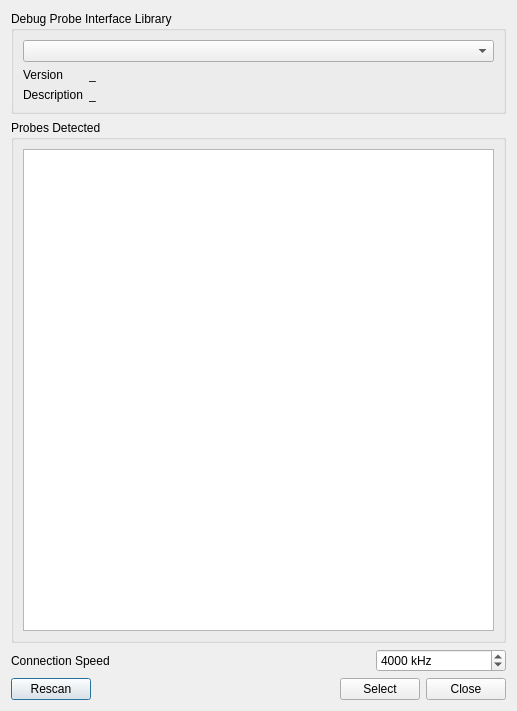
<?xml version="1.0" encoding="UTF-8"?>
<ui version="4.0">
 <class>SelectProbeDialog</class>
 <widget class="QDialog" name="SelectProbeDialog">
  <property name="geometry">
   <rect>
    <x>0</x>
    <y>0</y>
    <width>517</width>
    <height>711</height>
   </rect>
  </property>
  <property name="windowTitle">
   <string>Select Debug Probe</string>
  </property>
  <layout class="QVBoxLayout" name="verticalLayout_2">
   <item>
    <widget class="QGroupBox" name="groupBox">
     <property name="title">
      <string>Debug Probe Interface Library</string>
     </property>
     <layout class="QVBoxLayout" name="verticalLayout">
      <item>
       <widget class="QComboBox" name="cmbProbeLib">
        <property name="sizePolicy">
         <sizepolicy hsizetype="MinimumExpanding" vsizetype="Fixed">
          <horstretch>0</horstretch>
          <verstretch>0</verstretch>
         </sizepolicy>
        </property>
       </widget>
      </item>
      <item>
       <layout class="QFormLayout" name="layFrmProbeLibInfo">
        <item row="0" column="0">
         <widget class="QLabel" name="label">
          <property name="text">
           <string>Version</string>
          </property>
         </widget>
        </item>
        <item row="0" column="1">
         <widget class="QLabel" name="lblVersion">
          <property name="text">
           <string notr="true">_</string>
          </property>
         </widget>
        </item>
        <item row="1" column="0">
         <widget class="QLabel" name="label_3">
          <property name="text">
           <string>Description</string>
          </property>
         </widget>
        </item>
        <item row="1" column="1">
         <widget class="QLabel" name="lblDesc">
          <property name="text">
           <string notr="true">_</string>
          </property>
         </widget>
        </item>
       </layout>
      </item>
     </layout>
    </widget>
   </item>
   <item>
    <widget class="QGroupBox" name="groupBox_2">
     <property name="title">
      <string>Probes Detected</string>
     </property>
     <layout class="QVBoxLayout" name="verticalLayout_3">
      <item>
       <widget class="QListWidget" name="listProbes"/>
      </item>
     </layout>
    </widget>
   </item>
   <item>
    <layout class="QHBoxLayout" name="horizontalLayout_2">
     <item>
      <widget class="QLabel" name="label_2">
       <property name="text">
        <string>Connection Speed</string>
       </property>
      </widget>
     </item>
     <item>
      <widget class="QSpinBox" name="spinConnSpeed">
       <property name="maximumSize">
        <size>
         <width>130</width>
         <height>16777215</height>
        </size>
       </property>
       <property name="suffix">
        <string> kHz</string>
       </property>
       <property name="maximum">
        <number>999999</number>
       </property>
       <property name="singleStep">
        <number>1000</number>
       </property>
       <property name="value">
        <number>4000</number>
       </property>
      </widget>
     </item>
    </layout>
   </item>
   <item>
    <layout class="QHBoxLayout" name="horizontalLayout">
     <item>
      <widget class="QPushButton" name="btnRescan">
       <property name="sizePolicy">
        <sizepolicy hsizetype="Maximum" vsizetype="Fixed">
         <horstretch>0</horstretch>
         <verstretch>0</verstretch>
        </sizepolicy>
       </property>
       <property name="text">
        <string>Rescan</string>
       </property>
      </widget>
     </item>
     <item>
      <spacer name="horizontalSpacer">
       <property name="orientation">
        <enum>Qt::Horizontal</enum>
       </property>
       <property name="sizeHint" stdset="0">
        <size>
         <width>40</width>
         <height>20</height>
        </size>
       </property>
      </spacer>
     </item>
     <item>
      <widget class="QPushButton" name="btnSelect">
       <property name="text">
        <string>Select</string>
       </property>
      </widget>
     </item>
     <item>
      <widget class="QPushButton" name="btnClose">
       <property name="text">
        <string>Close</string>
       </property>
      </widget>
     </item>
    </layout>
   </item>
  </layout>
 </widget>
 <resources/>
 <connections/>
</ui>
